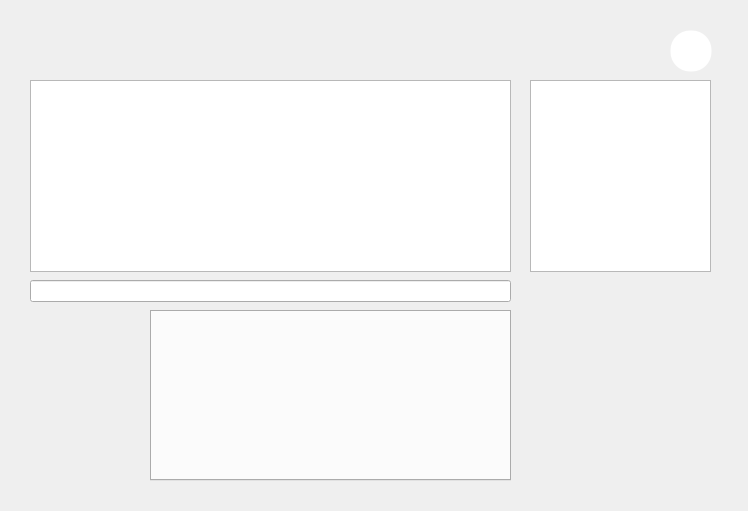
<?xml version="1.0" encoding="UTF-8"?>
<ui version="4.0">
 <class>ChatScreen</class>
 <widget class="QWidget" name="ChatScreen">
  <property name="geometry">
   <rect>
    <x>0</x>
    <y>0</y>
    <width>748</width>
    <height>511</height>
   </rect>
  </property>
  <property name="windowTitle">
   <string>Form</string>
  </property>
  <widget class="QLabel" name="label_13">
   <property name="geometry">
    <rect>
     <x>540</x>
     <y>460</y>
     <width>131</width>
     <height>20</height>
    </rect>
   </property>
   <property name="font">
    <font>
     <family>Segoe MDL2 Assets</family>
     <pointsize>12</pointsize>
    </font>
   </property>
   <property name="text">
    <string/>
   </property>
  </widget>
  <widget class="QLabel" name="label_11">
   <property name="geometry">
    <rect>
     <x>540</x>
     <y>440</y>
     <width>131</width>
     <height>20</height>
    </rect>
   </property>
   <property name="font">
    <font>
     <family>Segoe MDL2 Assets</family>
     <pointsize>12</pointsize>
    </font>
   </property>
   <property name="text">
    <string/>
   </property>
  </widget>
  <widget class="QTabWidget" name="tabWidget">
   <property name="geometry">
    <rect>
     <x>150</x>
     <y>310</y>
     <width>361</width>
     <height>171</height>
    </rect>
   </property>
   <property name="currentIndex">
    <number>-1</number>
   </property>
   <property name="tabsClosable">
    <bool>true</bool>
   </property>
  </widget>
  <widget class="QListWidget" name="listWidget">
   <property name="geometry">
    <rect>
     <x>530</x>
     <y>80</y>
     <width>181</width>
     <height>192</height>
    </rect>
   </property>
  </widget>
  <widget class="QLabel" name="label_6">
   <property name="geometry">
    <rect>
     <x>190</x>
     <y>10</y>
     <width>91</width>
     <height>61</height>
    </rect>
   </property>
   <property name="text">
    <string/>
   </property>
  </widget>
  <widget class="QLabel" name="label_12">
   <property name="geometry">
    <rect>
     <x>540</x>
     <y>300</y>
     <width>141</width>
     <height>111</height>
    </rect>
   </property>
   <property name="font">
    <font>
     <family>Segoe MDL2 Assets</family>
     <pointsize>9</pointsize>
    </font>
   </property>
   <property name="text">
    <string/>
   </property>
  </widget>
  <widget class="QPushButton" name="pushButton_4">
   <property name="geometry">
    <rect>
     <x>670</x>
     <y>30</y>
     <width>42</width>
     <height>42</height>
    </rect>
   </property>
   <property name="styleSheet">
    <string notr="true">background-color:rgb(255, 255, 255);
border-style: solid;
border-width:1px;
border-radius:20px;

max-width:40px;
max-height:40px;
min-width:40px;
min-height:40px;</string>
   </property>
   <property name="text">
    <string/>
   </property>
  </widget>
  <widget class="QTextBrowser" name="textBrowser">
   <property name="geometry">
    <rect>
     <x>30</x>
     <y>80</y>
     <width>481</width>
     <height>192</height>
    </rect>
   </property>
  </widget>
  <widget class="QLabel" name="label">
   <property name="geometry">
    <rect>
     <x>540</x>
     <y>20</y>
     <width>81</width>
     <height>51</height>
    </rect>
   </property>
   <property name="text">
    <string/>
   </property>
  </widget>
  <widget class="QLabel" name="label_10">
   <property name="geometry">
    <rect>
     <x>50</x>
     <y>350</y>
     <width>91</width>
     <height>81</height>
    </rect>
   </property>
   <property name="text">
    <string/>
   </property>
  </widget>
  <widget class="QLabel" name="label_14">
   <property name="geometry">
    <rect>
     <x>540</x>
     <y>420</y>
     <width>131</width>
     <height>20</height>
    </rect>
   </property>
   <property name="font">
    <font>
     <family>Segoe MDL2 Assets</family>
     <pointsize>12</pointsize>
    </font>
   </property>
   <property name="text">
    <string/>
   </property>
  </widget>
  <widget class="QLineEdit" name="lineEdit_7">
   <property name="geometry">
    <rect>
     <x>30</x>
     <y>280</y>
     <width>481</width>
     <height>22</height>
    </rect>
   </property>
  </widget>
 </widget>
 <resources/>
 <connections/>
</ui>
